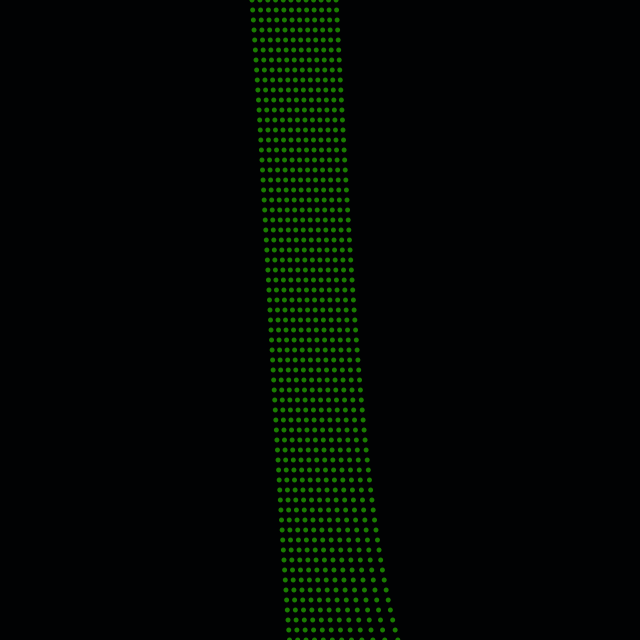
Frame 1 (no input)
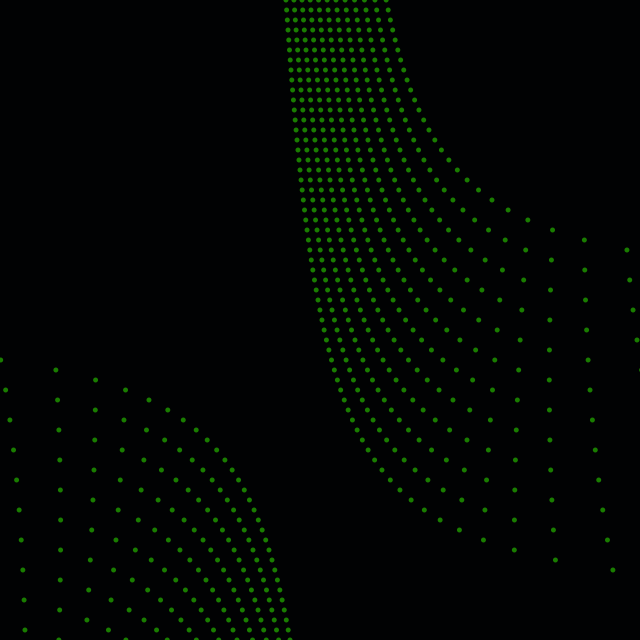
Frame 60 (the mouse pressed at the canvas centre just before this capture)
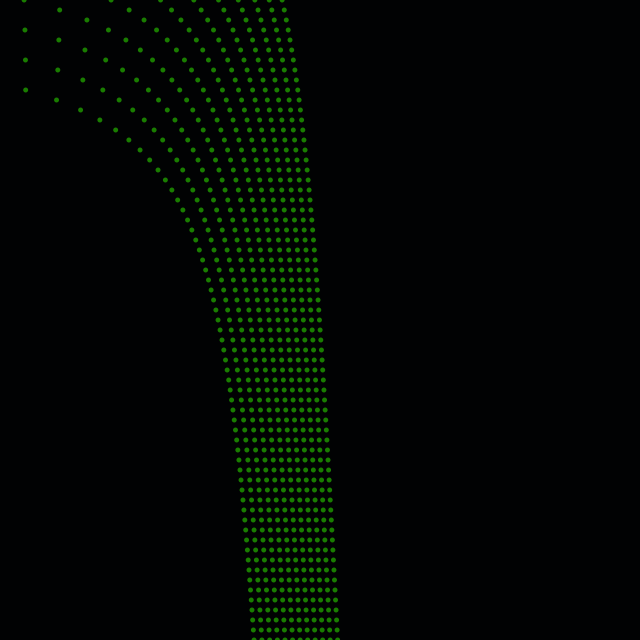
Frame 120 (the mouse held since frame 60 and released just before this capture)

The Processing sketch that drew these frames (run headless with seeded random() and noise(); from frame 60 on, the mouse is pressed at the canvas centre):

// Processing sketch: processing_173610
// ── processing_173610.pde

float a = 30;
 
void setup() {
  size(640, 640);
  noStroke();
  }
 
void draw() {
  fill(25,125,0);
  background(1,2,3);
  translate(width/2-50, height/2);
  for (int i = 0; i < 360; i+=a) {
    for(int q = -36; q < 36; q++){
      float x = i/(a/6)+tan(radians(dist(i/(a/2), i/(a/2), 0, 0)+q+frameCount))*a;
      ellipse(x, q*10, 5, 5);
    }
  }
}
